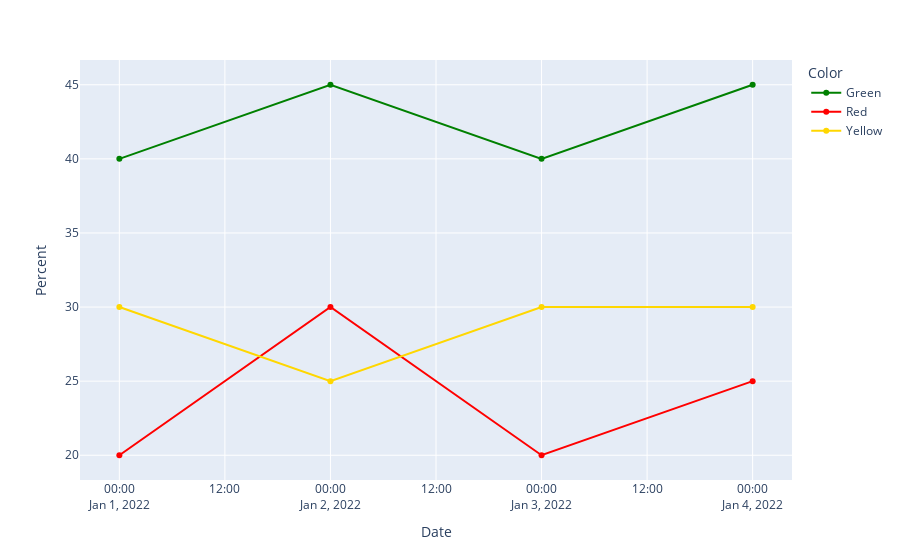

Notebook code for this chart:
### Code cell
from plotly.subplots import make_subplots
import plotly.express as px
fig = px.line(data_A,
              x="Date", y="Percent",
              color='Color',
              color_discrete_sequence=['green','red','gold'],
              markers=True)
fig.show()

# fig2 = make_subplots(rows=2, cols=1, shared_xaxes=True, vertical_spacing=0.05)
# fig.add_trace(fig)

### Figure 1 — Plotly figure (JSON) as saved in the notebook; plotly's stock layout.template omitted (floating-point values rounded to 4 significant figures)
{"data": [{"hovertemplate": "Color=Green<br>Date=%{x}<br>Percent=%{y}<extra></extra>", "legendgroup": "Green", "line": {"color": "green", "dash": "solid"}, "marker": {"symbol": "circle"}, "mode": "lines+markers", "name": "Green", "orientation": "v", "showlegend": true, "type": "scatter", "x": ["2022-01-01", "2022-01-02", "2022-01-03", "2022-01-04"], "xaxis": "x", "y": [40, 45, 40, 45], "yaxis": "y"}, {"hovertemplate": "Color=Red<br>Date=%{x}<br>Percent=%{y}<extra></extra>", "legendgroup": "Red", "line": {"color": "red", "dash": "solid"}, "marker": {"symbol": "circle"}, "mode": "lines+markers", "name": "Red", "orientation": "v", "showlegend": true, "type": "scatter", "x": ["2022-01-01", "2022-01-02", "2022-01-03", "2022-01-04"], "xaxis": "x", "y": [20, 30, 20, 25], "yaxis": "y"}, {"hovertemplate": "Color=Yellow<br>Date=%{x}<br>Percent=%{y}<extra></extra>", "legendgroup": "Yellow", "line": {"color": "gold", "dash": "solid"}, "marker": {"symbol": "circle"}, "mode": "lines+markers", "name": "Yellow", "orientation": "v", "showlegend": true, "type": "scatter", "x": ["2022-01-01", "2022-01-02", "2022-01-03", "2022-01-04"], "xaxis": "x", "y": [30, 25, 30, 30], "yaxis": "y"}], "layout": {"legend": {"title": {"text": "Color"}, "tracegroupgap": 0}, "margin": {"t": 60}, "xaxis": {"anchor": "y", "domain": [0, 1], "title": {"text": "Date"}}, "yaxis": {"anchor": "x", "domain": [0, 1], "title": {"text": "Percent"}}}}
